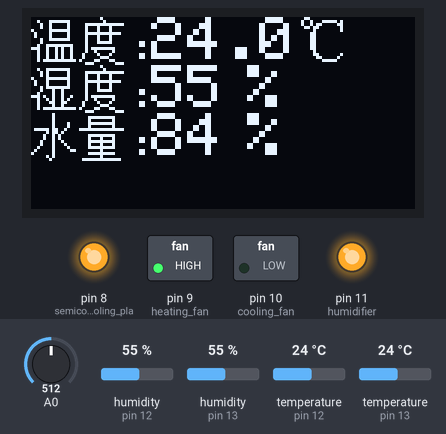
This sketch was run on a simulated Arduino Uno, built with avr-gcc and run on an emulated ATmega328P. Shown: 128×64 one-colour display, switched loads named in the sketch (green lamp = pin HIGH), output pins drawn as LEDs (lit = HIGH). The test bench sets the inputs (shaded band); at power-on: temperature (sensors on pin 12, pin 13) 24 °C, humidity (sensors on pin 12, pin 13) 55 %, A0 = 512. What the sketch prints to the serial monitor is not drawn.

Above: at 4.0 s.
4.1 s: temperature (sensor on pin 12) set to 34 °C
At 7.0 s:
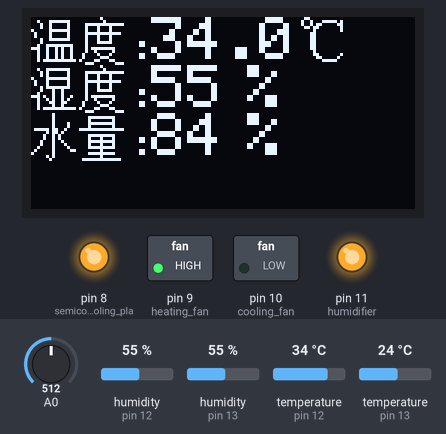
7.3 s: temperature (sensor on pin 12) set to 37 °C
At 11.8 s:
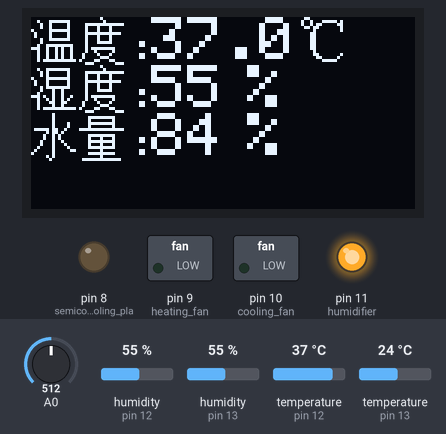
12.1 s: temperature (sensor on pin 12) set to 40 °C
At 15.9 s:
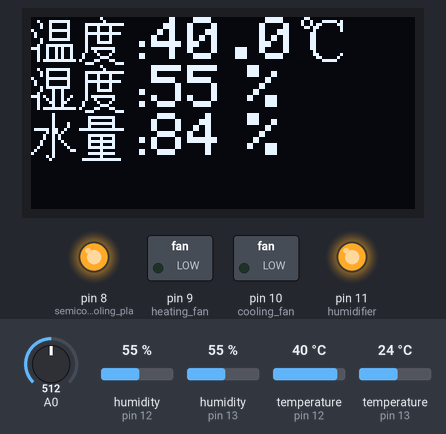
16.9 s: humidity (sensor on pin 12) set to 84 %
At 19.0 s:
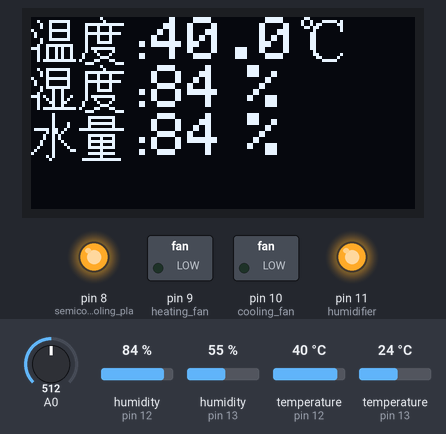
19.3 s: humidity (sensor on pin 12) set to 87 %
At 20.9 s:
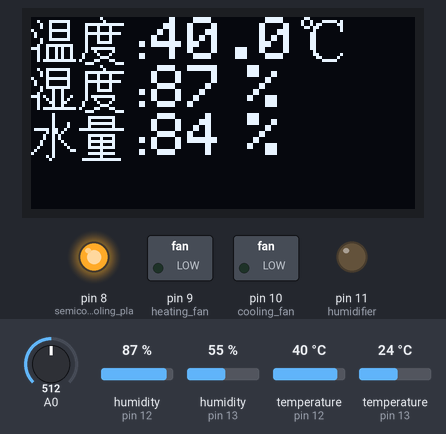
21.7 s: A0 set to 716
At 24.0 s:
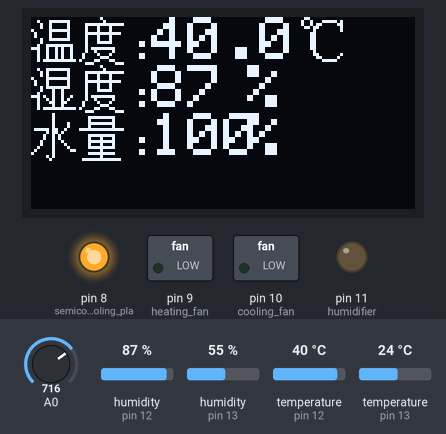
Timing chart, 0 to 25.1 s (numbered marks = the images above; inputs shaded):
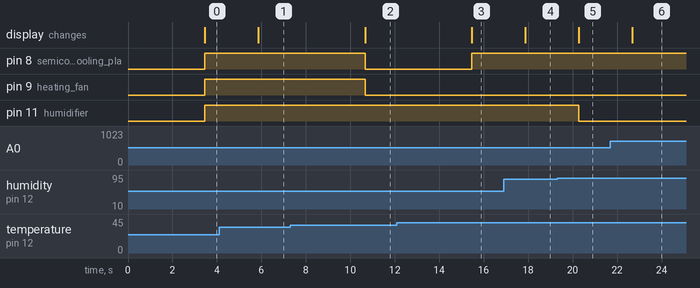

The sketch:

sketch_jun18a.ino
```cpp
#include <SPI.h>
#include <Wire.h>
#include <Adafruit_GFX.h>
#include <Adafruit_SSD1306.h>
#include <DHT11.h>

Adafruit_SSD1306 display = Adafruit_SSD1306(128, 64, &Wire);//新建显示屏对象
DHT11 dht11_air(12);    // dht11 (air sensor)
DHT11 dht11_plate(13);  // dht11 (plate sensor)

#define water_low 300
#define water_high 550

static const unsigned char PROGMEM wen[]= {
0x00,0x00,0x23,0xF8,0x12,0x08,0x12,0x08,0x83,0xF8,0x42,0x08,0x42,0x08,0x13,0xF8,
0x10,0x00,0x27,0xFC,0xE4,0xA4,0x24,0xA4,0x24,0xA4,0x24,0xA4,0x2F,0xFE,0x00,0x00
};
//度
static const unsigned char PROGMEM du[]= {
0x01,0x00,0x00,0x80,0x3F,0xFE,0x22,0x20,0x22,0x20,0x3F,0xFC,0x22,0x20,0x22,0x20,
0x23,0xE0,0x20,0x00,0x2F,0xF0,0x24,0x10,0x42,0x20,0x41,0xC0,0x86,0x30,0x38,0x0E
};
//湿
static const unsigned char PROGMEM shi[]= {
0x00,0x00,0x27,0xF8,0x14,0x08,0x14,0x08,0x87,0xF8,0x44,0x08,0x44,0x08,0x17,0xF8,
0x11,0x20,0x21,0x20,0xE9,0x24,0x25,0x28,0x23,0x30,0x21,0x20,0x2F,0xFE,0x00,0x00
};
//℃
static const unsigned char PROGMEM C[]= {
0x60,0x00,0x91,0xF4,0x96,0x0C,0x6C,0x04,0x08,0x04,0x18,0x00,0x18,0x00,0x18,0x00,
0x18,0x00,0x18,0x00,0x18,0x00,0x08,0x00,0x0C,0x04,0x06,0x08,0x01,0xF0,0x00,0x00
};

static const unsigned char PROGMEM shui[]={
  0x01,0x00,0x01,0x00,0x01,0x00,0x01,0x08,0x01,0x08,0x7D,0x90,0x05,0xA0,0x09,0x40,
  0x09,0x40,0x11,0x20,0x11,0x10,0x21,0x08,0x41,0x06,0x81,0x00,0x05,0x00,0x02,0x00};/*"水",0*/

static const unsigned char PROGMEM liang[]={
  0x00,0x00,0x1F,0xF0,0x10,0x10,0x1F,0xF0,0x10,0x10,0xFF,0xFE,0x00,0x00,0x1F,0xF0,
  0x11,0x10,0x1F,0xF0,0x11,0x10,0x1F,0xF0,0x01,0x00,0x1F,0xF0,0x01,0x00,0x7F,0xFC};/*"量",1*/

static const unsigned char PROGMEM wei[]={
  0x08,0x80,0x08,0x40,0x08,0x40,0x10,0x00,0x17,0xFC,0x30,0x00,0x30,0x08,0x52,0x08,
  0x92,0x08,0x11,0x10,0x11,0x10,0x11,0x10,0x11,0x20,0x10,0x20,0x1F,0xFE,0x10,0x00};/*"位",2*/


// Basic functions
void display_string(int16_t x, int16_t y,char *c, uint8_t size)
{
  int16_t cnt=0;
  while(*c)
  {
    display.drawChar(x+cnt*8, y, *c, 1,0, size);
    cnt++;
    c++;
  }
}
void uart_clear()
{
  int len,i;
  len = Serial.available();//获取串口数据长度
  for(i=0;i<len;i++)//读取所有串口数据
  {
    Serial.read();
  }
}
void LED_ON()
{
  digitalWrite(LED_BUILTIN, HIGH);
}
void LED_OFF()
{
  digitalWrite(LED_BUILTIN, LOW);
}
void heat_on()
{
  digitalWrite(8, HIGH);
  digitalWrite(9, HIGH);
}
void heat_off()
{
  digitalWrite(8, LOW);
  digitalWrite(9, LOW);
}
void cool_on()
{
  digitalWrite(8, HIGH);
  digitalWrite(10, LOW);
}
void cool_off()
{
  digitalWrite(8, LOW);
  digitalWrite(10, LOW);
}
void humidification_on()
{
  digitalWrite(11, HIGH);
}
void humidification_off()
{
  digitalWrite(11, LOW);
}


// Setup code
void setup() {
  Serial.begin(115200);   // initialize serial port
  pinMode(A0,INPUT);
  pinMode(LED_BUILTIN, OUTPUT);
  digitalWrite(LED_BUILTIN, LOW);

  pinMode(8, OUTPUT);   // semiconductor cooling plate
  pinMode(9, OUTPUT);   // heating fan
  pinMode(10, OUTPUT);  // cooling fan
  pinMode(11, OUTPUT);  // humidifier
  digitalWrite(8, LOW);
  digitalWrite(9, LOW);
  digitalWrite(10, LOW);
  digitalWrite(11, LOW);

  display.begin(SSD1306_SWITCHCAPVCC, 0x3C);  // initialize display
  display.clearDisplay();                     // clear display
  display.setTextSize(2);                     // font size
  display.setTextColor(WHITE);                // font colour

  display.display();

  // delay(500);//等待wifi模块准备就绪
  delay(1000);

  // Serial.println("AT+CIPMUX=1");
  // delay(1000);
  // Serial.println("AT+CIPSERVER=1,8086");
  // delay(1000);
  uart_clear();
}

// Main code
void loop() {

  // define variables
  float temp_air, temp_plate, humi, water_value;
  int i, TEMP;
  static int count=0, heat_state=0, cool_state=0;
  char str[64];

  if(count>=8)
  {
    count=0;

    // Get readings
    temp_air = dht11_air.readTemperature();
    temp_plate = dht11_plate.readTemperature();
    humi = dht11_air.readHumidity();
    water_value = analogRead(A0);

    Serial.println(temp_plate);

    water_value = (water_value-water_low)*100.0/(water_high-water_low);   // convert to %
    if(water_value>100)   // set upper limit for water value
      water_value=100;
    if(water_value<0)     // set lower limit for water value
      water_value=0;
    if(temp_air<0)            // set lower limit for temp
      temp_air=0;

    // Display readings
    display.clearDisplay();//清屏
    display.drawBitmap(0, 0, wen, 16, 16, 1);//温
    display.drawBitmap(16, 0, du, 16, 16, 1);//度
    display.drawChar(32, 4, ':', 1,0, 2);
    display.setCursor(32,4);//在32,4坐标处显示冒号
    display.print(":");
    display.setCursor(40,0);
    display.print(temp_air,1);
    display.drawBitmap(90,0,C,16,16,1);//x坐标0，y坐标0,宽度，高度，编码word1

    display.drawBitmap(0, 16, shi, 16, 16, 1); //湿
    display.drawBitmap(16, 16, du, 16, 16, 1); //度
    display.drawChar(32, 20, ':', 1,0, 2);
    // display.setCursor(32,20);
    // display.print(":");
    display.setCursor(40,16);
    display.print(int(humi));
    display.setCursor(72,16);
    display.print("%");

    display.drawBitmap(0, 32, shui, 16, 16, 1); //水
    display.drawBitmap(16, 32, liang, 16, 16, 1); //量
    //display.drawBitmap(16, 32, 位, 16, 16, 1); //量
    display.drawChar(32, 36, ':', 1,0, 2);
    display.setCursor(40,32);
    display.print(int(water_value));
    display.setCursor(72,32);
    display.print("%");

    display.display();

    // Manage heating/cooling
    if(temp_air<36)
    {
      heat_on();
      heat_state=1;
    }
    else if(temp_air<37 && cool_state)
    {
      cool_off();
      cool_state=0;
    }
    else if(temp_air>37 && heat_state)
    {
      heat_off();
      heat_state=0;
    }
    else if(temp_air>38)
    {
      cool_on();
      cool_state=1;
    }
    else
    {
      heat_off();
      heat_state=0;
      cool_off();
      cool_state=0;
    }

    // Manage humidity
    if(humi<=75)
    {
      humidification_on();
    }
    else if(humi>85)
    {
      humidification_off();
    }

  }
  count++;
  delay(100);
}
```

Measured:
- the behaviour switches between 35 and 36 °C on temperature (sensor on pin 12) (found by bisection; images 1 and 2)
- the behaviour switches between 38 and 39 °C on temperature (sensor on pin 12) (found by bisection; images 2 and 3)
- the behaviour switches between 85 and 86 % on humidity (sensor on pin 12) (found by bisection; images 4 and 5)
- after the input at 4.1 s, the display: changes after 1.8 s (image 1)
- after the input at 7.3 s, pin 8 (semiconductor_cooling_pla), pin 9 (heating_fan): HIGH → LOW after 3.4 s; the display: changes after 3.4 s (image 2)
- after the input at 12.1 s, pin 8 (semiconductor_cooling_pla): LOW → HIGH after 3.4 s; the display: changes after 3.4 s (image 3)
- after the input at 16.9 s, the display: changes after 0.97 s (image 4)
- after the input at 19.3 s, pin 11 (humidifier): HIGH → LOW after 0.97 s; the display: changes after 0.97 s (image 5)
- after the input at 21.7 s, the display: changes after 0.97 s (image 6)
